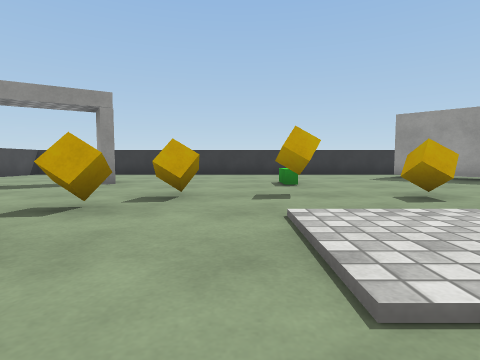
[1] (above)

16 first-person views from a walk through a 3-D level made in the Unity game engine. The camera is 0.59 m above the floor, tilts 4° down and sees 80° across. The floor is counted in squares, 1 m on a side. Each view is taken from the middle of a square. On the plan, view 1 faces up. The plan holds only what a view shows up to about 9 squares ahead; the rest is blank. The player character is not drawn. Surface patterns are stand-ins for the level's own textures.

[2]
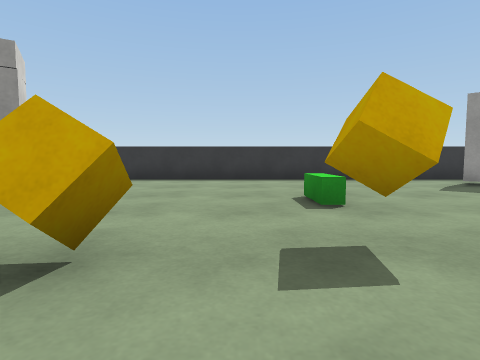

[3]
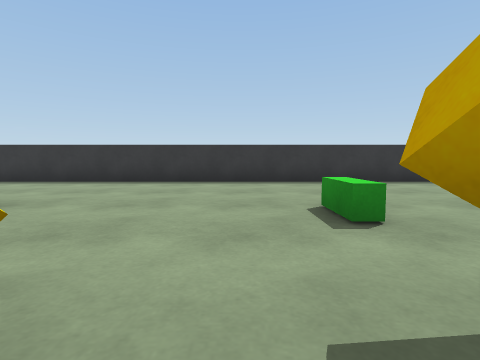

[4]
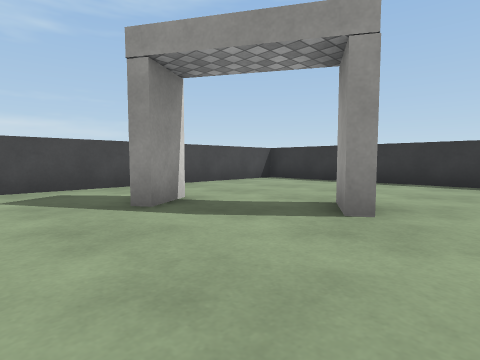

[5]
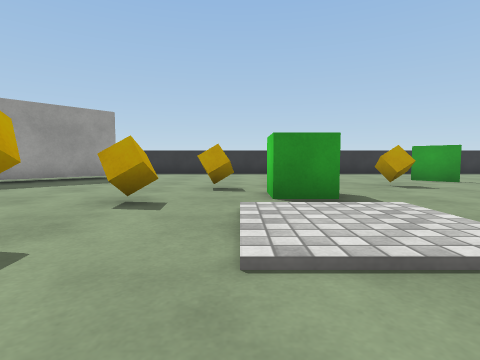

[6]
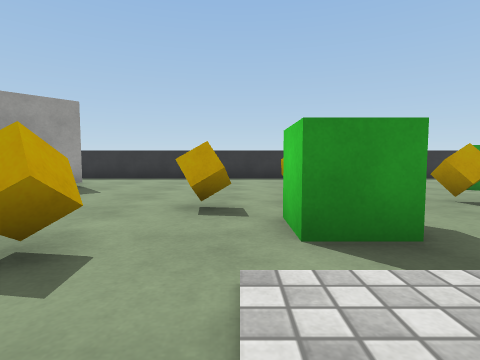

[7]
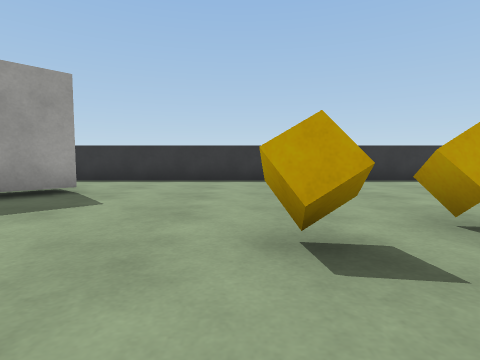

[8]
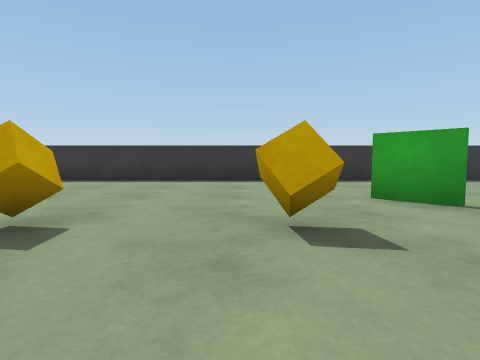

[9]
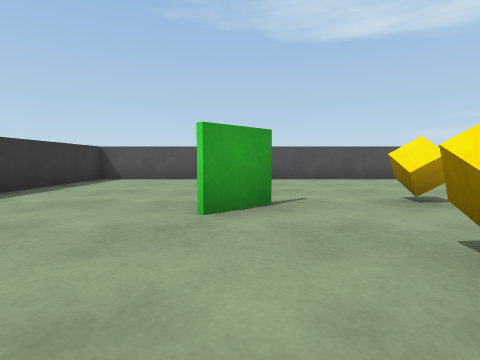

[10]
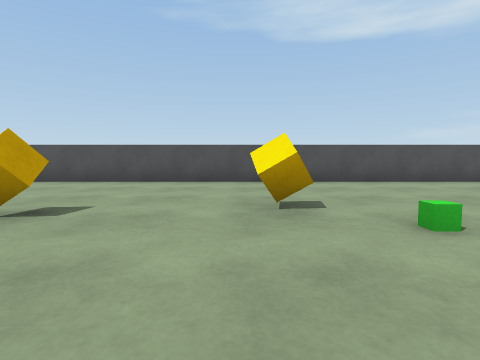

[11]
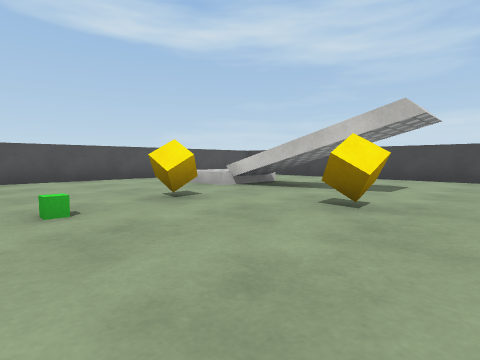

[12]
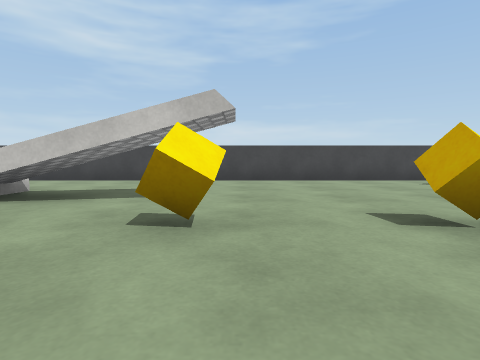

[13]
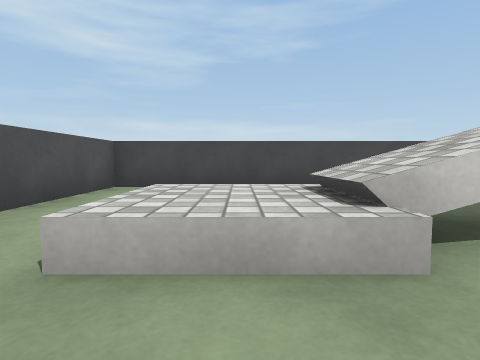

[14]
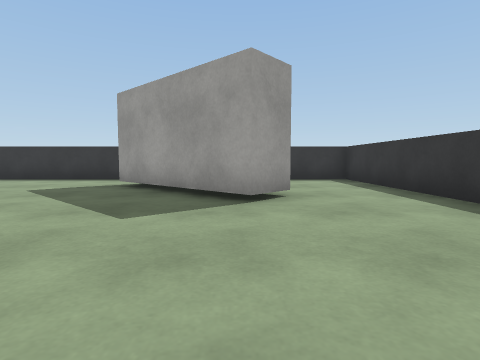

[15]
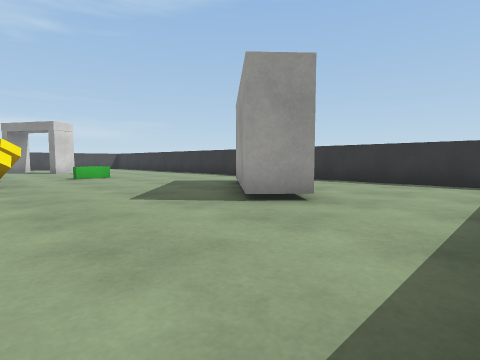

[16]
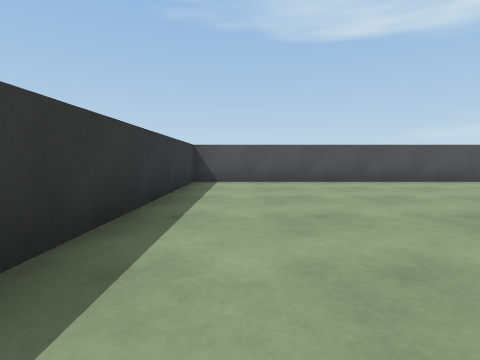

### Floor plan
Points are (right, up) in squares from view 1. A wall is a line through its corners. A room is listed if a view was taken in it or the views show most of it. See-through windows are left out.
Room 1 (views 1, 2, 3, 4, 5, 6, 7, 8, 9, 10, 11, 12, 13, 14, 15, 16)
walls: (-3.8, -1.4) (-3.8, -2.9); (-3, 7.1) (-3.3, 6.9) (-3.8, 7.7); (8.9, 7.8) (8.2, 7) (5.2, 9.7); (-5.9, 6.7) (-5.3, 5.7) (-5.7, 5.5); (-8.2, 10.6) (-8.2, -7.7) (11.2, -7.7) (11.2, 11.8) (-7.1, 11.8)
objects: block (-5, -6) to (-4, -4); cube (-2, -1); cube (-2, 2); cube (-2, 3); cube (-1, -3); cube (-1, 5); green cube (0, -2); cube (1, 5); green block (1, 7); cube (2, -4); cube (3, 5); green cube (4, 2); cube (5, -3); cube (5, 3); cube (6, -1); cube (6, 2)

Where each view was taken, in squares from view 1:
view 1: 0 up, 0 right, facing up
view 2: 3 up, 0 right, facing up
view 3: 4 up, 0 right, facing up
view 4: 4 up, 2 left, facing up-left
view 5: 3 up, 1 left, facing right
view 6: 3 up, 1 right, facing right
view 7: 4 up, 3 right, facing right
view 8: 0 up, 3 right, facing right
view 9: 1 up, 7 right, facing down
view 10: 0 up, 2 right, facing down
view 11: 1 up, 1 right, facing down-left
view 12: 0 up, 0 right, facing left
view 13: 5 down, 2 left, facing left
view 14: 3 up, 8 right, facing up
view 15: 4 up, 11 right, facing up-left
view 16: 0 up, 10 right, facing down
